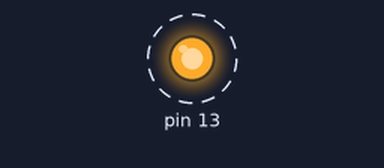
This sketch was run on a simulated Arduino Uno, built with avr-gcc and run on an emulated ATmega328P. On the bench: output pins drawn as LEDs (lit = HIGH). Dashed ring = blinking.

Above: at 0.2 s.
Timing chart, 0 to 3.0 s (numbered marks = the images above):
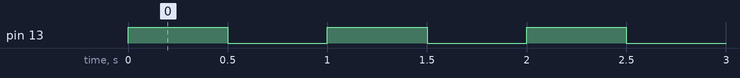

Measured:
- by itself, pin 13: alternates HIGH for 0.50 s and LOW for 0.50 s

The sketch:

Lab3_1.ino
`````cpp
void setup() {
  /*
  ````
    As three different methods are in use to change the PORTB state
    I commented two of them as only one of them should work at a time.
  ````
  */
  Serial.begin(9600);
  DDRB |= (1 << PB5);


}

void loop() {

// With direct memory mapping
  PORTB = 0b00100000;
  delay(500);
  PORTB = 0x0;
  delay(500);

  //Using bitwise shift with or and and
  /*
  PORTB |= (1 << PB5);
  delay(100);
  PORTB &= ~(1 << PB5);
  delay(100);

  */


  // Togling with exclusive or
/*
  PORTB ^= (1 << PB5);
  delay(100);
*/

  //Using bitwise shift with or and and
  /*
  PORTB |= (1 << PB5);
  delay(100);
  PORTB &= ~(1 << PB5);
  delay(100);

  */


}
`````
